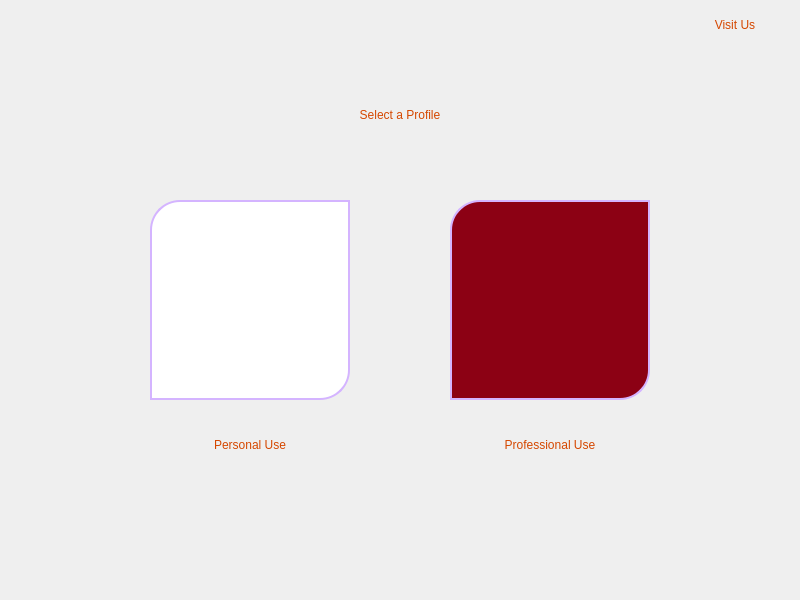
<?xml version="1.0" encoding="UTF-8"?>
<ui version="4.0">
 <class>Dialog</class>
 <widget class="QDialog" name="Dialog">
  <property name="geometry">
   <rect>
    <x>0</x>
    <y>0</y>
    <width>800</width>
    <height>600</height>
   </rect>
  </property>
  <property name="sizePolicy">
   <sizepolicy hsizetype="Expanding" vsizetype="Expanding">
    <horstretch>138</horstretch>
    <verstretch>80</verstretch>
   </sizepolicy>
  </property>
  <property name="minimumSize">
   <size>
    <width>400</width>
    <height>400</height>
   </size>
  </property>
  <property name="maximumSize">
   <size>
    <width>1380</width>
    <height>800</height>
   </size>
  </property>
  <property name="baseSize">
   <size>
    <width>400</width>
    <height>400</height>
   </size>
  </property>
  <property name="windowTitle">
   <string>Dialog</string>
  </property>
  <property name="layoutDirection">
   <enum>Qt::LeftToRight</enum>
  </property>
  <widget class="QWidget" name="widget" native="true">
   <property name="geometry">
    <rect>
     <x>0</x>
     <y>0</y>
     <width>800</width>
     <height>600</height>
    </rect>
   </property>
   <property name="sizePolicy">
    <sizepolicy hsizetype="Expanding" vsizetype="Expanding">
     <horstretch>138</horstretch>
     <verstretch>80</verstretch>
    </sizepolicy>
   </property>
   <property name="minimumSize">
    <size>
     <width>400</width>
     <height>400</height>
    </size>
   </property>
   <property name="maximumSize">
    <size>
     <width>1380</width>
     <height>800</height>
    </size>
   </property>
   <property name="baseSize">
    <size>
     <width>400</width>
     <height>400</height>
    </size>
   </property>
   <property name="styleSheet">
    <string notr="true">QWidget#widget{
	
	background-image: url(:/images/daisieskindle4 (2).jpg);
}</string>
   </property>
   <widget class="QLabel" name="label">
    <property name="geometry">
     <rect>
      <x>150</x>
      <y>430</y>
      <width>200</width>
      <height>30</height>
     </rect>
    </property>
    <property name="styleSheet">
     <string notr="true">QLabel{
	color: rgb(213, 71, 0);
	font: 75 10pt &quot;Constantia&quot;;
}</string>
    </property>
    <property name="text">
     <string>Personal Use</string>
    </property>
    <property name="alignment">
     <set>Qt::AlignCenter</set>
    </property>
   </widget>
   <widget class="QLabel" name="label_2">
    <property name="geometry">
     <rect>
      <x>450</x>
      <y>430</y>
      <width>200</width>
      <height>30</height>
     </rect>
    </property>
    <property name="styleSheet">
     <string notr="true">QLabel{
	color: rgb(213, 71, 0);
	font: 75 10pt &quot;Constantia&quot;;
}</string>
    </property>
    <property name="text">
     <string>Professional Use</string>
    </property>
    <property name="alignment">
     <set>Qt::AlignCenter</set>
    </property>
   </widget>
   <widget class="QPushButton" name="loginscreen">
    <property name="geometry">
     <rect>
      <x>150</x>
      <y>200</y>
      <width>200</width>
      <height>200</height>
     </rect>
    </property>
    <property name="styleSheet">
     <string notr="true">QPushButton{
	border: 2px solid rgb(212, 180, 255);
	border-bottom-right-radius: 30px;
	border-top-left-radius: 30px;
	background-color: #ffffff;
}

QPushButton:hover{
	border: 3px solid rgb(230, 208, 255);
	border-top-right-radius: 30px;
	border-bottom-left-radius: 30px;
	border-bottom-right-radius: 0px;
	border-top-left-radius: 0px;
}</string>
    </property>
    <property name="text">
     <string/>
    </property>
    <property name="icon">
     <iconset resource="../resources/resources.qrc">
      <normaloff>:/images/default.jpg</normaloff>:/images/default.jpg</iconset>
    </property>
    <property name="iconSize">
     <size>
      <width>75</width>
      <height>75</height>
     </size>
    </property>
   </widget>
   <widget class="QPushButton" name="professionalscreenlogin">
    <property name="geometry">
     <rect>
      <x>450</x>
      <y>200</y>
      <width>200</width>
      <height>200</height>
     </rect>
    </property>
    <property name="styleSheet">
     <string notr="true">QPushButton{
	border: 2px solid rgb(212, 180, 255);
	border-bottom-right-radius: 30px;
	border-top-left-radius: 30px;
	background-color: rgb(140, 1, 20);
}

QPushButton:hover{
	border: 3px solid rgb(230, 208, 255);
	border-top-right-radius: 30px;
	border-bottom-left-radius: 30px;
	border-bottom-right-radius: 0px;
	border-top-left-radius: 0px;
}</string>
    </property>
    <property name="text">
     <string/>
    </property>
    <property name="icon">
     <iconset resource="../resources/resources.qrc">
      <normaloff>:/images/professional.png</normaloff>:/images/professional.png</iconset>
    </property>
    <property name="iconSize">
     <size>
      <width>75</width>
      <height>75</height>
     </size>
    </property>
   </widget>
   <widget class="QLabel" name="label_3">
    <property name="geometry">
     <rect>
      <x>150</x>
      <y>100</y>
      <width>500</width>
      <height>30</height>
     </rect>
    </property>
    <property name="styleSheet">
     <string notr="true">QLabel{
	color: rgb(213, 71, 0);
	font: 75 18pt &quot;Constantia&quot;;
}</string>
    </property>
    <property name="text">
     <string>Select a Profile</string>
    </property>
    <property name="alignment">
     <set>Qt::AlignCenter</set>
    </property>
   </widget>
   <widget class="QLabel" name="description">
    <property name="geometry">
     <rect>
      <x>0</x>
      <y>24</y>
      <width>800</width>
      <height>57</height>
     </rect>
    </property>
    <property name="styleSheet">
     <string notr="true">QLabel{
	color: rgb(213, 71, 0);
	font: 75 9pt &quot;Constantia&quot;;
}</string>
    </property>
    <property name="text">
     <string/>
    </property>
    <property name="alignment">
     <set>Qt::AlignCenter</set>
    </property>
   </widget>
   <widget class="QPushButton" name="visitsite">
    <property name="geometry">
     <rect>
      <x>700</x>
      <y>10</y>
      <width>65</width>
      <height>30</height>
     </rect>
    </property>
    <property name="styleSheet">
     <string notr="true">QPushButton{
	color: rgb(213, 71, 0);
	border: none;
	padding-left: 5px;
}

QPushButton:hover{
	color: rgb(255, 0, 0);
	border: none;
	padding-left: 5px;
}</string>
    </property>
    <property name="text">
     <string>Visit Us</string>
    </property>
   </widget>
  </widget>
 </widget>
 <resources>
  <include location="resources/resources.qrc"/>
  <include location="../resources/resources.qrc"/>
 </resources>
 <connections/>
</ui>
